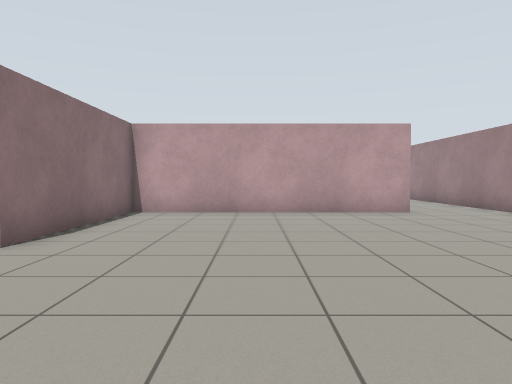
View 1 (above)

14 first-person views from a walk through a robot-simulator world made for Gazebo. The camera is 0.94 m above the floor, tilts 2° down and sees 70° across. The floor is counted in squares, 1 m on a side. Each view is taken from the middle of a square. On the plan, view 1 faces up. The plan holds only what a view shows up to about 13 squares ahead; the rest is blank. Simple shapes stand in for some stock models.

View 2
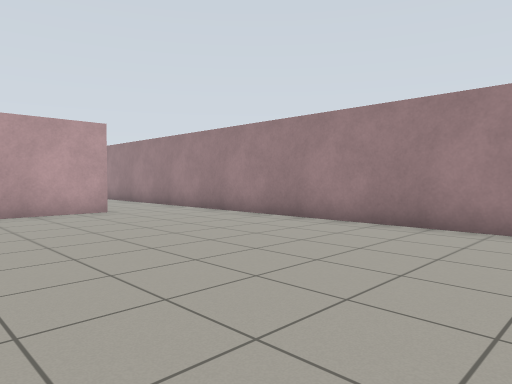

View 3
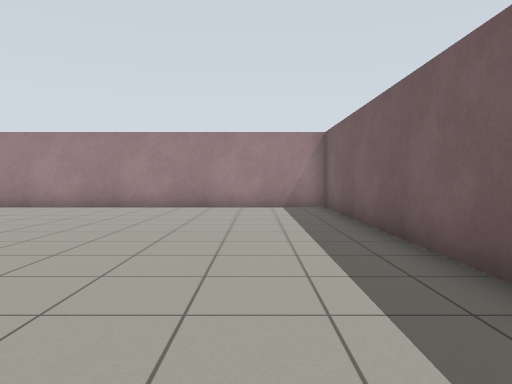

View 4
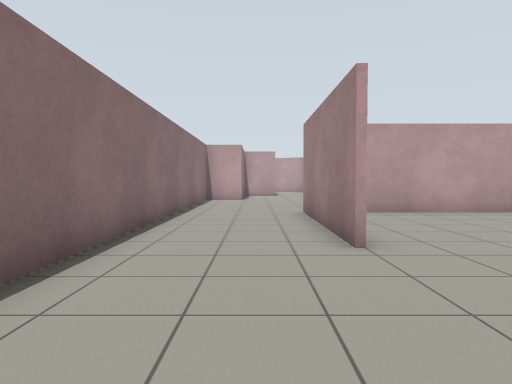

View 5
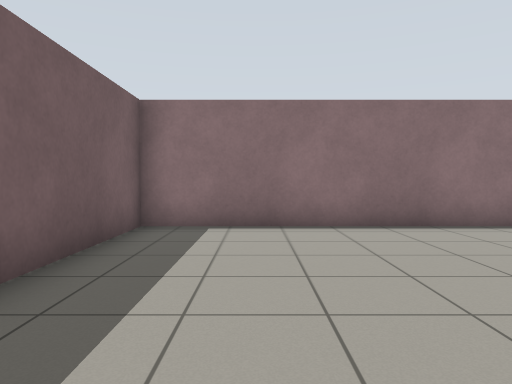

View 6
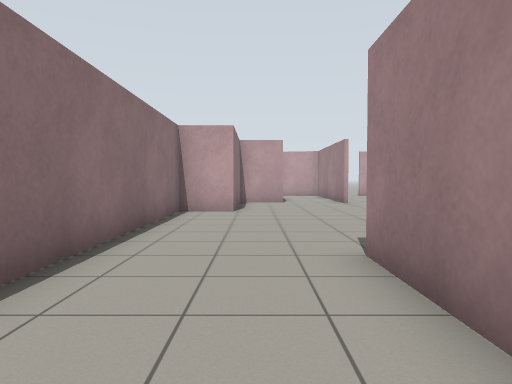

View 7
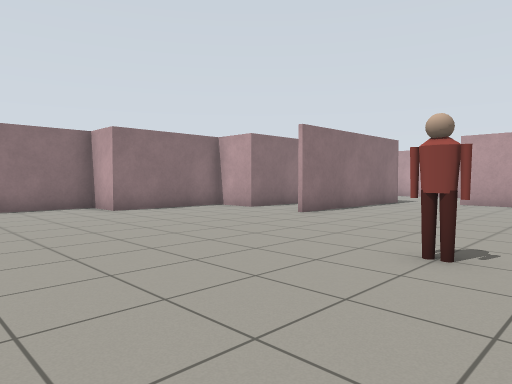

View 8
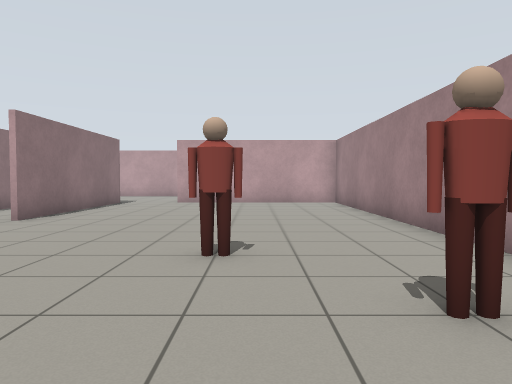

View 9
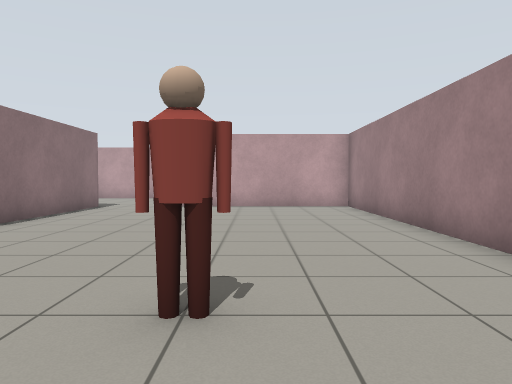

View 10
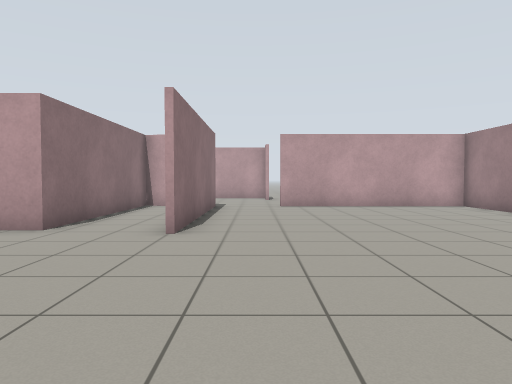

View 11
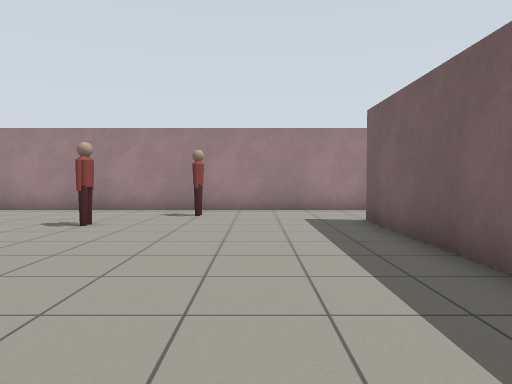

View 12
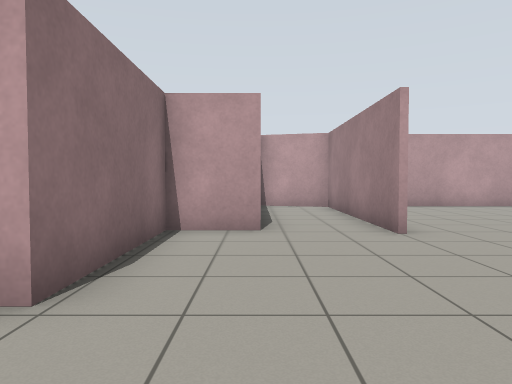

View 13
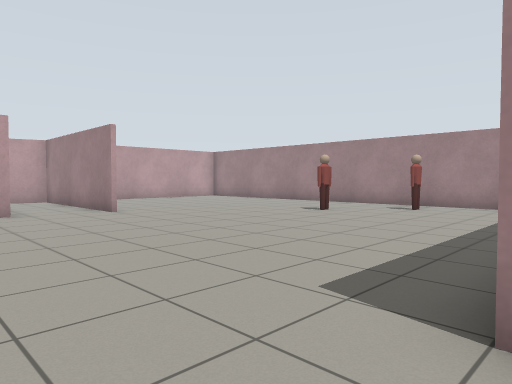

View 14
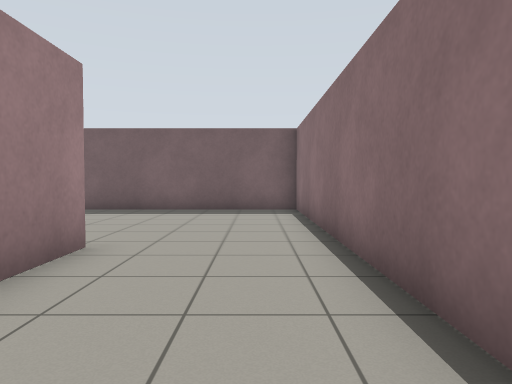

### Floor plan
Ten units are one square. View 1 is at (0, 0); x grows to the right and y downward. Boxes are objects, and circles mark ways between rooms. Rooms are numbered by the first view taken in them; rooms with no view inside come last. Other rooms are left out.
<svg viewBox="-78 -275 155 293">
<path fill="none" stroke="#000" d="M44 -103 -35 -103 -35 -49M-73 -44 -73 13 72 13 72 -104M-15 -203 -15 -264 -39 -270 -39 -207 -56 -207 -56 -167 -73 -167 -73 -44M-5 -105 44 -105M-14 -265 -14 -203M72 -104 72 -267 9 -267M-36 -49 -36 -105"/>
<rect x="25" y="-175" width="20" height="10" fill="#bbb"><title>person</title></rect>
<rect x="45" y="-155" width="20" height="10" fill="#bbb"><title>person</title></rect>
<circle cx="-50" cy="-40" r="3" fill="#2a7"/>
<circle cx="55" cy="-100" r="3" fill="#2a7"/>
<text x="10" y="-40">1</text>
<text x="0" y="-170">2</text>
</svg>
Room 1 opens to room 2.

Where each view was taken, in squares from view 1:
view 1: 0 up, 0 right, facing up
view 2: 0 up, 0 right, facing up-right
view 3: 1 up, 5 left, facing right
view 4: 0 up, 5 left, facing up
view 5: 1 up, 0 right, facing left
view 6: 6 up, 5 left, facing up
view 7: 12 up, 5 right, facing up-left
view 8: 12 up, 4 right, facing up
view 9: 14 up, 4 right, facing up
view 10: 14 up, 0 right, facing up
view 11: 13 up, 4 left, facing right
view 12: 14 up, 4 left, facing up
view 13: 10 up, 6 left, facing up-right
view 14: 10 up, 6 left, facing down
